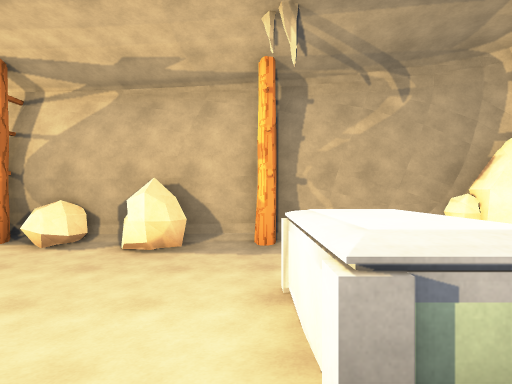
view 1 (above)

14 first-person views from a walk through a Unity game level. The camera is 1.3 m above the floor, looks level and sees 80° across. The floor is counted in squares, 1.5 m on a side. Each view is taken from the middle of a square. On the plan, view 1 faces up. The plan holds only what a view shows up to about 11 squares ahead; the rest is blank. The player character is not drawn. Some surface patterns are stand-ins.

view 2
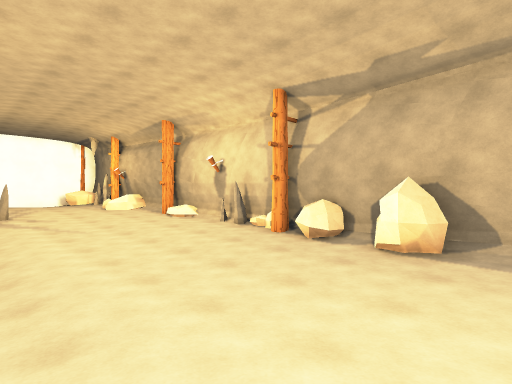

view 3
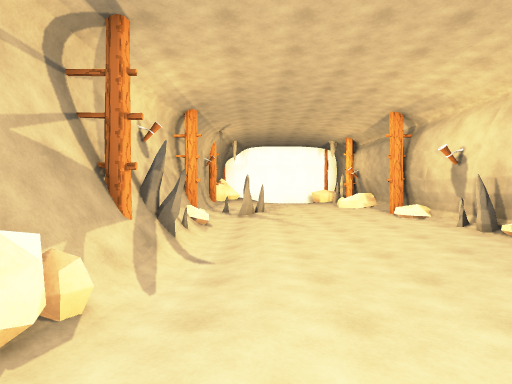

view 4
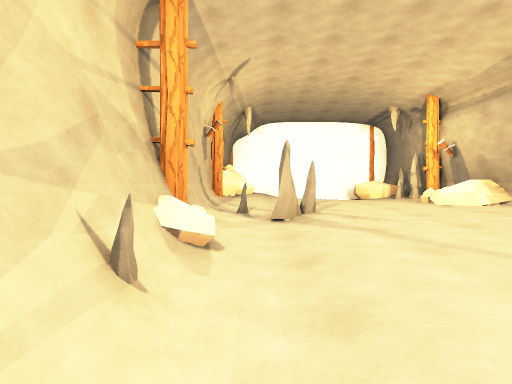

view 5
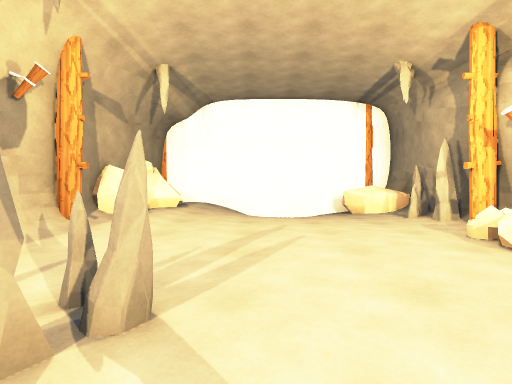

view 6
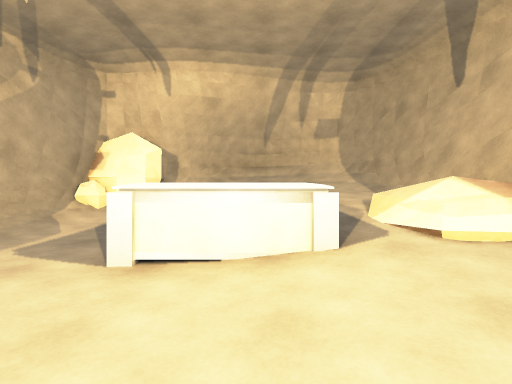

view 7
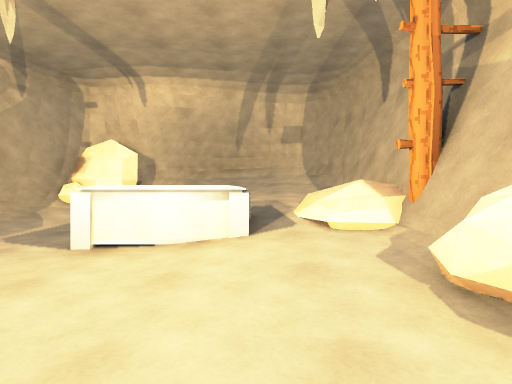

view 8
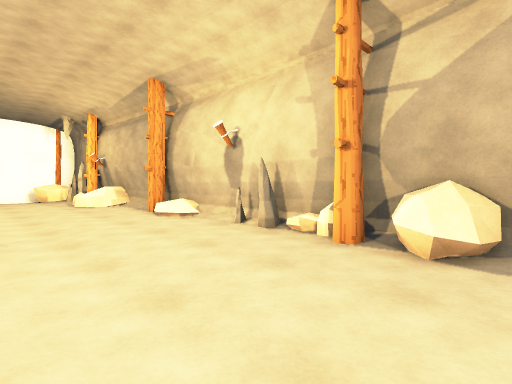

view 9
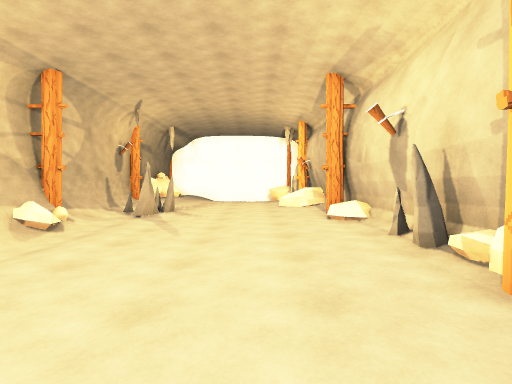

view 10
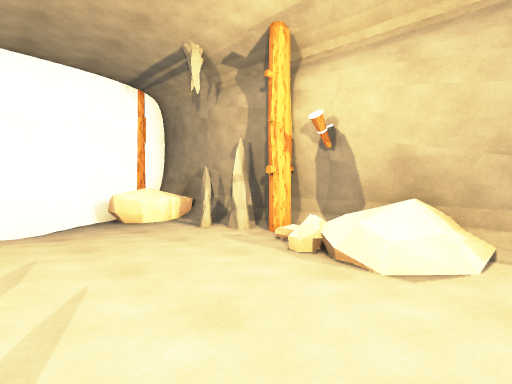

view 11
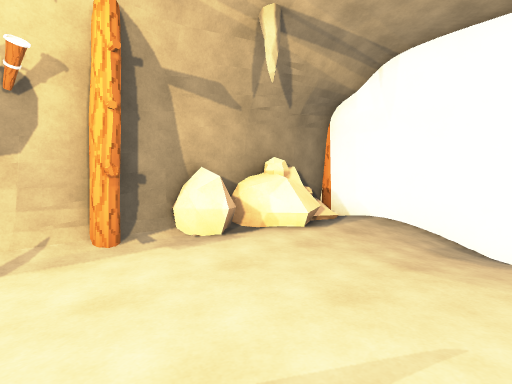

view 12
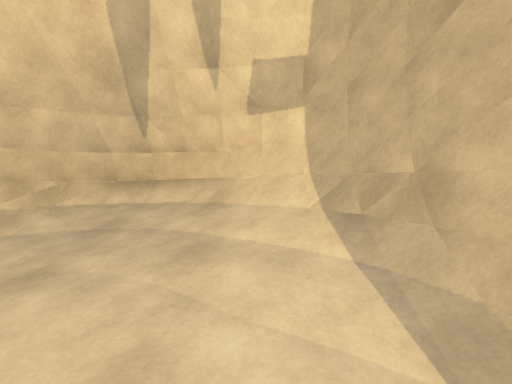

view 13
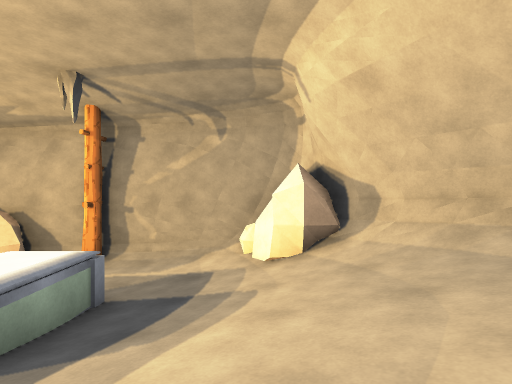

view 14
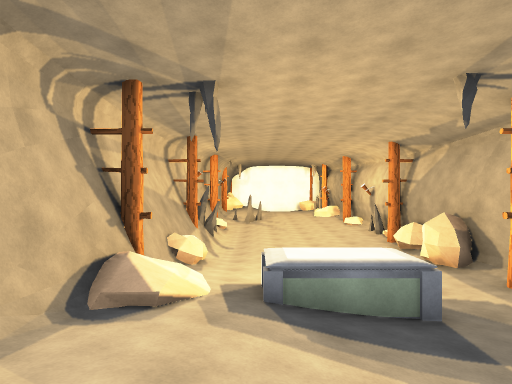

### Floor plan
Key: @ floor where view 1 was taken; # wall or solid block; . main floor; : floor 0.25 m higher than the main floor; - floor 0.25 m lower than the main floor; + floor 0.5 m higher than the main floor; _ floor 0.5 m lower than the main floor; * floor 0.75 m higher than the main floor; % floor 1 m higher than the main floor; & floor 1.25 m higher than the main floor; $ floor 1.5 m higher than the main floor; / step, stairs or slope; = window, fence, low wall or low ledge; ^ raised ledge; O other object.
Columns run from 22 left of view 1 to 8 right of it. Each row starts with its distance up from view 1.
  7 ###########################
  6 ^^^+###O=+:#O:##/#=.#.#///##
  5 #^^++++=O:::::......--...:###
  4 #:::++++:::::.....-----..:+/##
  3 #.::+++:::::....-------^::+*&##
  2 #/:++++::::....------..^:+*%&/#
  1 #++++++::#....------..::+*%&//#
  0 #*=/*++::..---____--..@//*%$/##
 -1 #/###+/////#^##########/////##
 -2 ###############      ########

Where each view was taken, in squares from view 1:
view 1: 0 up, 0 right, facing up
view 2: 0 up, 0 right, facing up-left
view 3: 1 up, 0 right, facing left
view 4: 0 up, 6 left, facing left
view 5: 2 up, 11 left, facing left
view 6: 2 up, 3 left, facing right
view 7: 1 up, 4 left, facing right
view 8: 2 up, 3 left, facing up-left
view 9: 4 up, 3 left, facing left
view 10: 2 up, 13 left, facing up-left
view 11: 3 up, 15 left, facing down-left
view 12: 0 up, 3 right, facing right
view 13: 1 down, 4 right, facing up
view 14: 1 up, 6 right, facing left
